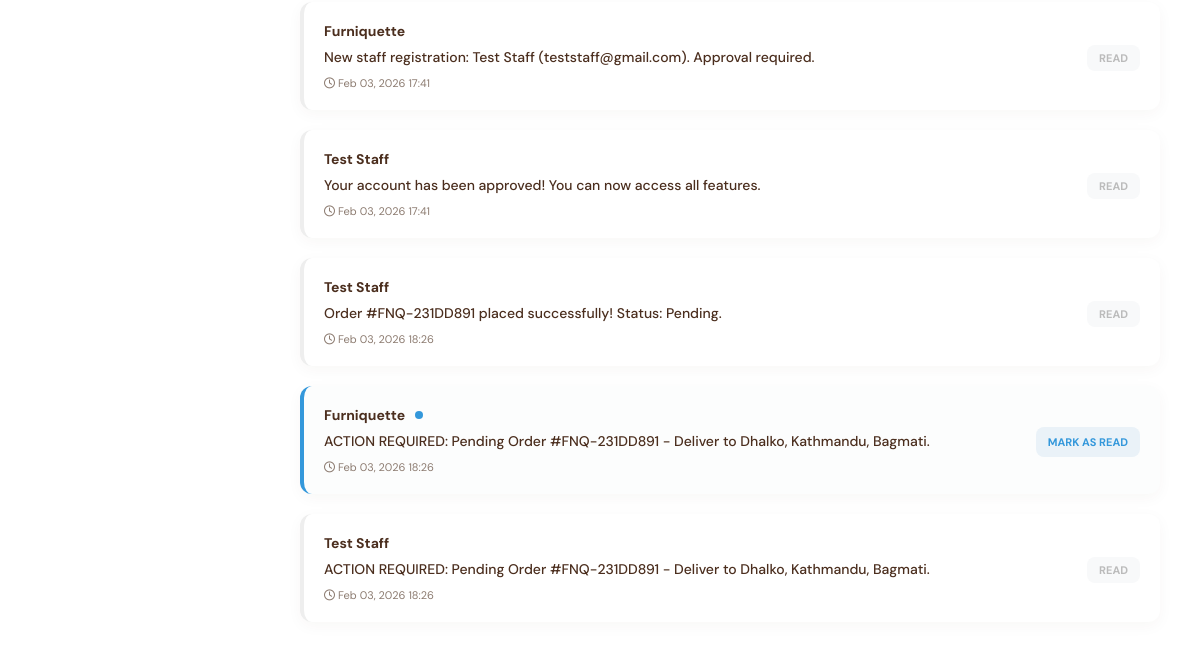
Before: /admin-custom/notifications/ (signed in, lower part) with the older database file.
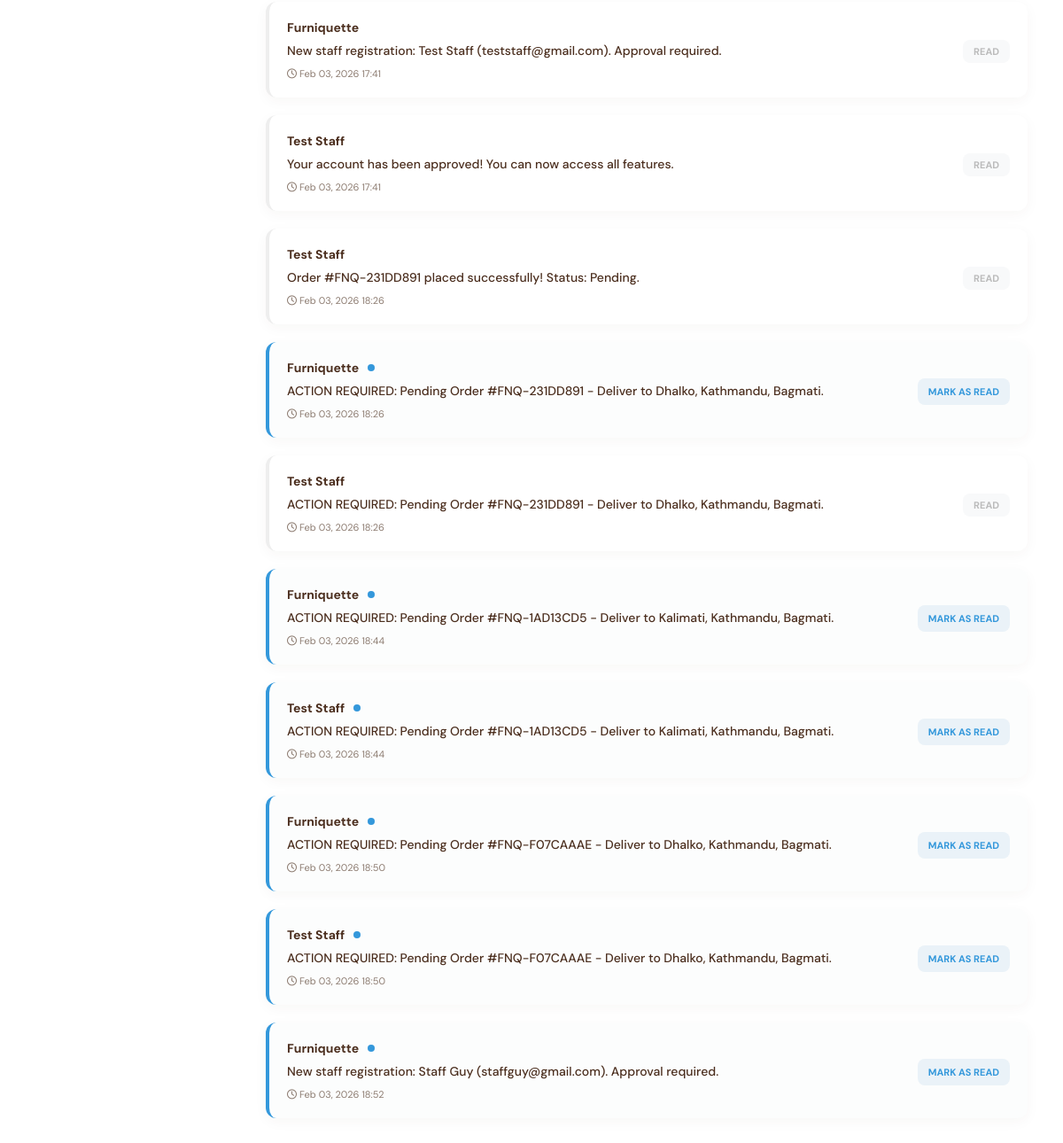
After: the same page with the newer database file.
### inventory/models.py (models this page shows)
class Notification(models.Model):
    user = models.ForeignKey(User, on_delete=models.CASCADE)
    message = models.TextField()
    is_read = models.BooleanField(default=False)
    created_at = models.DateTimeField(auto_now_add=True)

### custom_admin/views.py (the view)
# urls.py: path('notifications/', views.NotificationListView.as_view(), name='notifications-list'),
class NotificationListView(AdminMixin, ListView):
    model = Notification
    template_name = 'custom_admin/notifications.html'
    context_object_name = 'notifications'

### custom_admin/context_processors.py (called while the page is built)
def admin_context(request):
    context = {}
    if request.user.is_authenticated and request.user.is_staff:
        if request.user.is_superuser:
            pending_staff = Profile.objects.filter(
                is_approved=False,
                user__is_staff=True
            ).count()
            context['pending_staff'] = pending_staff
    return context

### custom_admin/views.py (called while the page is built)
    def test_func(self):
        u = self.request.user
        return u.is_authenticated and u.username == 'furniquette'

    def get_context_data(self, **kwargs):
        ctx = super().get_context_data(**kwargs)
        ctx['unread_count'] = Notification.objects.filter(is_read=False).count()
        return ctx

### custom_admin/templates/custom_admin/notifications.html (shortened to what this page needs)
{% extends 'custom_admin/base_admin_custom.html' %}
{% block content %}
<div style="display: flex; flex-direction: column; gap: 15px;">
    {% for n in notifications %}
    <div class="notification-card {% if n.is_read %}notification-read{% else %}notification-unread{% endif %}">
        <div style="flex: 1;">
            <div style="display: flex; align-items: center; gap: 10px; margin-bottom: 8px;">
                <span style="font-weight: 700; font-size: 14px; color: var(--text-main);">{{ n.user.get_full_name|default:n.user.username }}</span>
                {% if not n.is_read %}
                    <span style="width: 8px; height: 8px; background: #3498db; border-radius: 50%;"></span>
                {% endif %}
            </div>
            <div style="font-size: 14px; color: var(--text-main); font-weight: 500;">{{ n.message }}</div>
            <div style="font-size: 11px; color: var(--text-muted); margin-top: 10px;"><i class="far fa-clock"></i> {{ n.created_at|date:"M d, Y H:i" }}</div>
        </div>
        <div style="margin-left: 20px;">
            {% if not n.is_read %}
                <a href="{% url 'admin-custom:notifications-read' n.pk %}" class="badge" style="background: #eaf2f8; color: #3498db; text-decoration: none; padding: 8px 12px;">MARK AS READ</a>
            {% else %}
                <span class="badge" style="background: #f8f9fa; color: #bbb;">READ</span>
            {% endif %}
        </div>
    </div>
    {% endfor %}
</div>
{% endblock %}

Changed rows visible on the page:
added Notification: user.get_full_name "Furniquette", is_read False (drawn), message "ACTION REQUIRED: Pending Order #FNQ-1AD13CD5 - Deliver to Kalimati, Kathmandu, Bagmati.", created_at "Feb 03, 2026 18:44"
added Notification: user.get_full_name "Test Staff", is_read False (drawn), message "ACTION REQUIRED: Pending Order #FNQ-1AD13CD5 - Deliver to Kalimati, Kathmandu, Bagmati.", created_at "Feb 03, 2026 18:44"
added Notification: user.get_full_name "Furniquette", is_read False (drawn), message "ACTION REQUIRED: Pending Order #FNQ-F07CAAAE - Deliver to Dhalko, Kathmandu, Bagmati.", created_at "Feb 03, 2026 18:50"
added Notification: user.get_full_name "Test Staff", is_read False (drawn), message "ACTION REQUIRED: Pending Order #FNQ-F07CAAAE - Deliver to Dhalko, Kathmandu, Bagmati.", created_at "Feb 03, 2026 18:50"
added Notification: user.get_full_name "Furniquette", is_read False (drawn), message "New staff registration: Staff Guy (staffguy@gmail.com). Approval required.", created_at "Feb 03, 2026 18:52"
